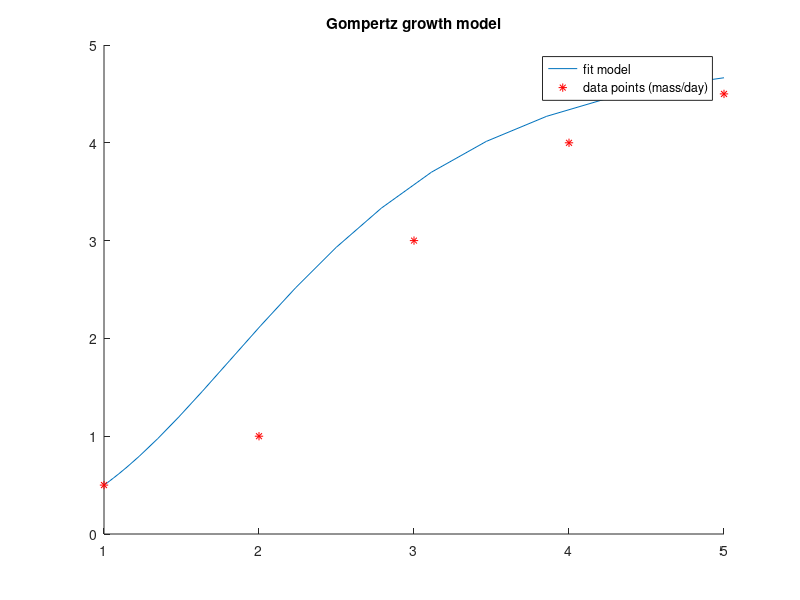

This chart was generated by the following MATLAB code:
% Assume the mass of a tumor has a weight of 0.5 grams
% on day 1, 1 gram on day 2, 3 grams on day 3,
% 4 grams on day 4, and 4.5 grams on day 5.

% Find a set of parameters that
% best  fits  the  data  to  the growth model of interest

function tumor_growth_model_fit()

% This program attempts to find values for r and K in logistic
% model that best fit a given set of data by using fminsearch
clear;
close all;
global T M r K model
% choose model
% 'logistic', 'vonBertalanffy', 'Gompertz'
model =  'Gompertz'; 
x0=[0.8; 5];
[min, ~]=fminsearch(@er,x0,optimset('TolX',1e-6,'MaxIter',200));
r = min(1); 
K = min(2);
% choose model
% @logistic, @vonbertalanffy, @gompertz
[t,y]=ode23s(@gompertz,[1 5],0.5); 
plot(t,y,T,M,'r*');
set(gcf, 'color', 'w');
title(sprintf('%s growth model', model));
legend('fit model', 'data points (mass/day)');
box off;

end

%function for ode solver
function z=er(x)
global T M r K model
tt=0:1:60;
% data points from experiment
T=[1,2,3,4,5]'; 
M=[0.5,1,3,4,4.5]';
r=x(1); 
K=x(2);
y0 = 0.1; 
switch model
    case 'logistic'
        [~, y1] = ode23s(@logistic, tt, y0);
    case 'vonBertalanffy'
        [~, y1] = ode23s(@vonbertalanffy, tt, y0);
    case 'Gompertz'
        [~, y1] = ode23s(@gompertz, tt, y0);
end
z=sum((y1(T)-M).^2); % minimize the squared error criteria
end

% logistic model
function yp = logistic(~,y)
global r K
yp = y; 
yp(1) = r*y(1)*(1 - y(1)/K);
end

% von Bertalanffy model
function yp = vonbertalanffy(~,y)
global r K
yp = y; 
yp(1) = r*y(1)*(1/(y(1)^(1/3)) - 1/K);
end

% Gompertz model
function yp = gompertz(~,y)
global r K
yp = y; 
yp(1) = r*y(1)*(1/K - log(y(1)));
end